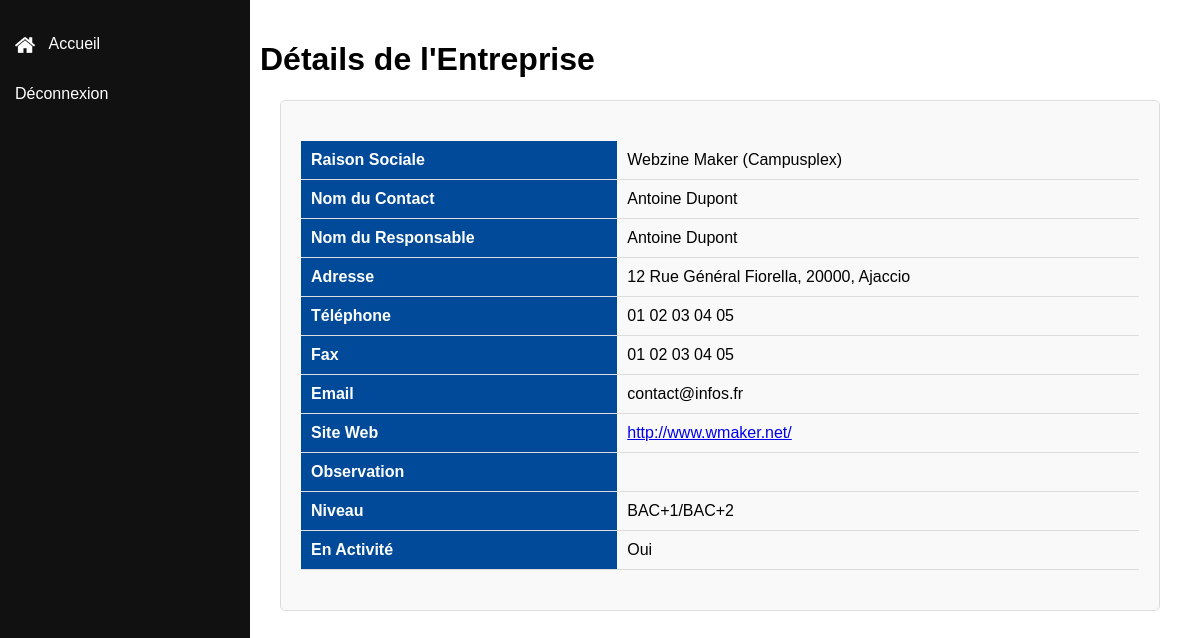
The page /entreprise-vueDescription.php?id=1 (signed in) on the database its author committed.
### tables this page shows
CREATE TABLE `entreprise` (
  `num_entreprise` int(32) NOT NULL,
  `raison_sociale` varchar(128) NOT NULL,
  `nom_contact` varchar(128) DEFAULT NULL,
  `nom_resp` varchar(128) DEFAULT NULL,
  `rue_entreprise` varchar(128) DEFAULT NULL,
  `cp_entreprise` int(32) DEFAULT NULL,
  `ville_entreprise` varchar(128) NOT NULL,
  `tel_entreprise` varchar(32) DEFAULT NULL,
  `fax_entreprise` varchar(32) DEFAULT NULL,
  `email` varchar(128) DEFAULT NULL,
  `observation` text,
  `site_entreprise` varchar(128) DEFAULT NULL,
  `niveau` varchar(32) NOT NULL,
  `en_activite` tinyint(1) NOT NULL DEFAULT '1'
);

### entreprise-vueDescription.php (the view, shortened to what this page needs)
<?php
$host = 'localhost';
$dbname = 'bdd_geststages';
$user = 'root';
$password = '';
try {
    $pdo = new PDO("mysql:host=$host;dbname=$dbname;charset=utf8", $user, $password);
    $pdo->setAttribute(PDO::ATTR_ERRMODE, PDO::ERRMODE_EXCEPTION);
} catch (PDOException $e) {
    die("Erreur de connexion à la base de données : " . $e->getMessage());
}
if (isset($_GET['id']) && is_numeric($_GET['id'])) {
    $id = $_GET['id'];
    $sql = "SELECT * FROM entreprise WHERE num_entreprise = :id";
    $stmt = $pdo->prepare($sql);
    $stmt->execute([':id' => $id]);
    $entreprise = $stmt->fetch(PDO::FETCH_ASSOC);
} else {
    echo "<p>ID invalide ou manquant.</p>";
    exit;
}
?>
<!DOCTYPE html>
<html lang="fr">
<head>
    <link rel="stylesheet" href="style.css">
</head>
<body>
    <div class="sidebar">
    <a href="accueilAppli.php">
            <img src="icons/home.png" alt="Accueil" class="icon"> Accueil
        </a>
        <a href="deconnexion.php">
            Déconnexion
        </a>
    </div>
    <div class="content">
        <h1>Détails de l'Entreprise</h1>
        <div class="entreprise-details">
            <table>
                <tr>
                    <th>Raison Sociale</th>
                    <td><?= htmlspecialchars($entreprise['raison_sociale']) ?></td>
                </tr>
                <tr>
                    <th>Nom du Contact</th>
                    <td><?= htmlspecialchars($entreprise['nom_contact']) ?></td>
                </tr>
                <tr>
                    <th>Nom du Responsable</th>
                    <td><?= htmlspecialchars($entreprise['nom_resp']) ?></td>
                </tr>
                <tr>
                    <th>Adresse</th>
                    <td><?= htmlspecialchars($entreprise['rue_entreprise']) ?>, <?= htmlspecialchars($entreprise['cp_entreprise']) ?>, <?= htmlspecialchars($entreprise['ville_entreprise']) ?></td>
                </tr>
                <tr>
                    <th>Téléphone</th>
                    <td><?= htmlspecialchars($entreprise['tel_entreprise']) ?></td>
                </tr>
                <tr>
                    <th>Fax</th>
                    <td><?= htmlspecialchars($entreprise['fax_entreprise']) ?></td>
                </tr>
                <tr>
                    <th>Email</th>
                    <td><?= htmlspecialchars($entreprise['email']) ?></td>
                </tr>
                <tr>
                    <th>Site Web</th>
                    <td><a href="<?= htmlspecialchars($entreprise['site_entreprise']) ?>" target="_blank"><?= htmlspecialchars($entreprise['site_entreprise']) ?></a></td>
                </tr>
                <tr>
                    <th>Observation</th>
                    <td><?= nl2br(htmlspecialchars($entreprise['observation'])) ?></td>
                </tr>
                <tr>
                    <th>Niveau</th>
                    <td><?= htmlspecialchars($entreprise['niveau']) ?></td>
                </tr>
                <tr>
                    <th>En Activité</th>
                    <td><?= $entreprise['en_activite'] == 1 ? 'Oui' : 'Non' ?></td>
                </tr>
            </table>
        </div>
    </div>
</body>
</html>

### style.css (style rules this page uses)
body { margin: 0; font-family: Arial, sans-serif; }
.sidebar { width: 250px; height: 100vh; background-color: #111; position: fixed; display: flex; flex-direction: column; padding-top: 20px; }
.sidebar a { text-decoration: none; color: white; padding: 15px; display: block; transition: background 0.3s ease; }
.icon { width: 20px; height: 20px; margin-right: 10px; vertical-align: middle; }
.entreprise-details { margin: 20px; padding: 20px; border: 1px solid #ddd; border-radius: 5px; background-color: #f9f9f9; }
.entreprise-details table { width: 100%; border-collapse: collapse; }
.entreprise-details th, .entreprise-details td { padding: 10px; text-align: left; border-bottom: 1px solid #ddd; }
.entreprise-details th { background-color: #004a99; color: white; }
.content { margin-left: 240px; padding: 20px; }
table { width: 100%; margin: 20px 0; border-collapse: collapse; }
td { padding: 8px; vertical-align: middle; }
td:last-child { text-align: left; }

### rows shown on the page
entreprise: raison_sociale "Webzine Maker (Campusplex)", nom_contact "Antoine Dupont", nom_resp "Antoine Dupont", rue_entreprise "12 Rue Général Fiorella", cp_entreprise "20000", ville_entreprise "Ajaccio", tel_entreprise "01 02 03 04 05", fax_entreprise "01 02 03 04 05", email "contact@infos.fr", site_entreprise "http://www.wmaker.net/", niveau "BAC+1/BAC+2"
